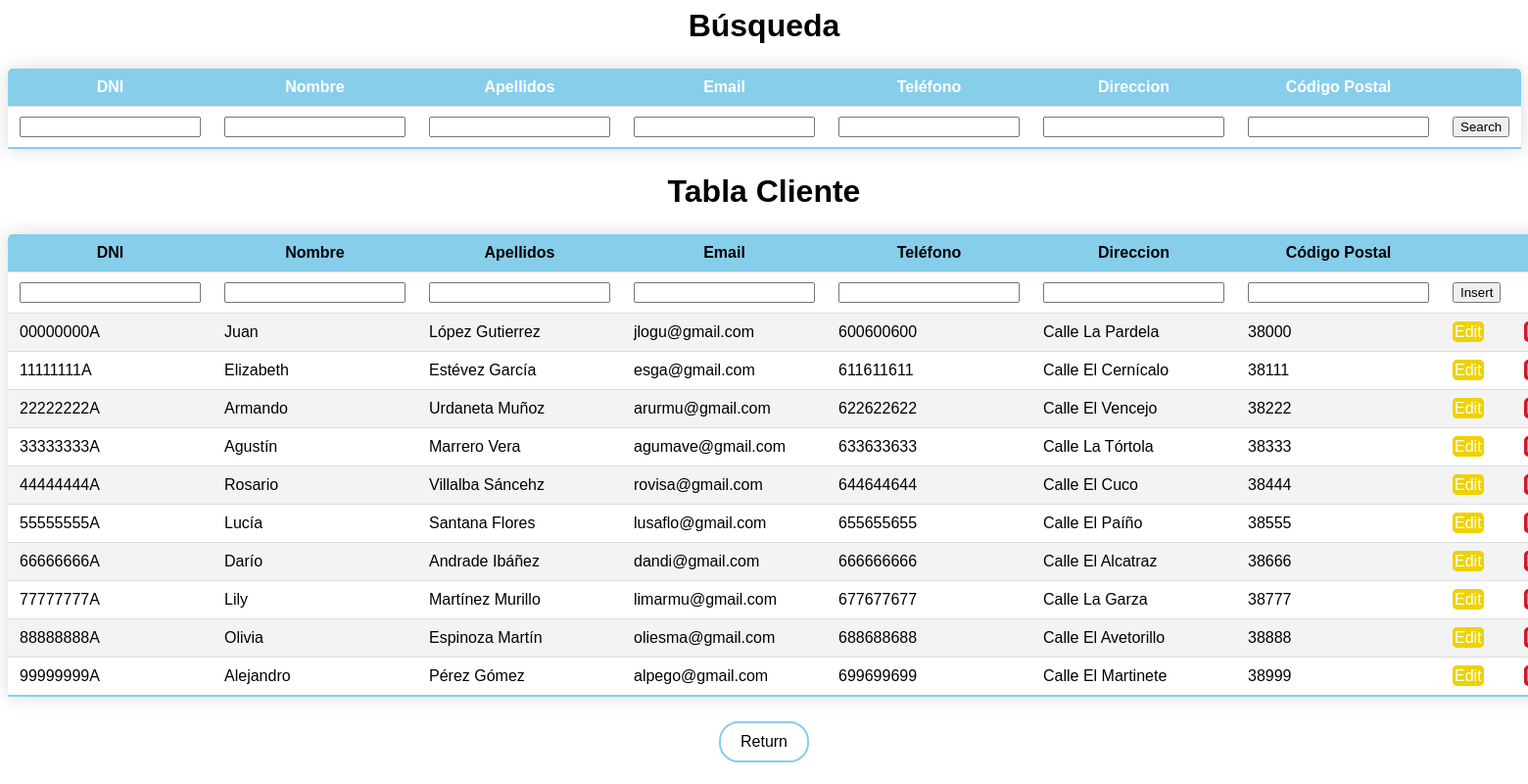
Screenshot of /with-css/cliente.php with the database file from the repository.
### tables this page shows
CREATE TABLE IF NOT EXISTS CLIENTE (
  DNI VARCHAR(10) NOT NULL,
  Nombre VARCHAR(45) NOT NULL,
  Apellidos VARCHAR(45) NOT NULL,
  Email VARCHAR(45) NOT NULL,
  Telefono VARCHAR(12) NOT NULL,
  Direccion VARCHAR(45) NOT NULL,
  Codigo_postal VARCHAR(8) NOT NULL,
  Borrado TINYINT NULL,
  PRIMARY KEY (DNI),
  UNIQUE INDEX Email_UNIQUE (Email ASC) VISIBLE,
  UNIQUE INDEX DNI_UNIQUE (DNI ASC) VISIBLE,
  UNIQUE INDEX Telefono_UNIQUE (Telefono ASC) VISIBLE);

### with-css/cliente.php (the view, shortened to what this page needs)
<?php
require "bbdd.php";
$columns = array('DNI','Nombre','Apellidos', 'Email', 'Telefono', 'Direccion', 'Codigo_postal');
$column = isset($_GET['column']) && in_array($_GET['column'], $columns) ? $_GET['column'] : $columns[0];
$sort_order = isset($_GET['order']) && strtolower($_GET['order']) == 'desc' ? 'DESC' : 'ASC';
if ($result = mysqli_query($db, "SELECT * FROM CLIENTE WHERE Borrado = 0 ORDER BY $column $sort_order")) {
	$up_or_down = str_replace(array('ASC','DESC'), array('up','down'), $sort_order);
	$asc_or_desc = $sort_order == 'ASC' ? 'desc' : 'asc';
	$add_class = ' class="highlight"';
?>
<!DOCTYPE html>
<html>
<head>
</head>
<body>
<div>
<table class="styled-table">
  <h1>Búsqueda</h1>
  <tr>
    <th>DNI</th>
    <th>Nombre</th>
    <th>Apellidos</th>
    <th>Email</th>
    <th>Teléfono</th>
    <th>Direccion</th>
    <th>Código Postal</th>
    <th></th>
    </tr>
    <form action="cliente.php?search=" method="post">
    <td><input type='text' name='DNI'></td>
    <td><input type='text' name='Nombre'></td>
    <td><input type='text' name='Apellidos'></td>
    <td><input type='text' name='Email'></td>
    <td><input type='text' name='Telefono'></td>
    <td><input type='text' name='Direccion'></td>
    <td><input type='text' name='Codigo_Postal'></td>
    <td><button>Search</button></td>
    </form>
  </table>
  <table class="styled-table search-table">
  <h1>Tabla Cliente</h1>
  <tr>
    <th><a class = "table-title" href="cliente.php?column=DNI&order=<?php echo $asc_or_desc; ?>">DNI<i class ="<?php echo $column == 'DNI' ? '-' . $up_or_down : ''; ?>"></i></a></th>
    <th><a class = "table-title" href="cliente.php?column=Nombre&order=<?php echo $asc_or_desc; ?>">Nombre<i class ="<?php echo $column == 'Nombre' ? '-' . $up_or_down : ''; ?>"></i></a></th>
    <th><a class = "table-title" href="cliente.php?column=Apellidos&order=<?php echo $asc_or_desc; ?>">Apellidos<i class ="<?php echo $column == 'Apellidos' ? '-' . $up_or_down : ''; ?>"></i></a></th>
    <th><a class = "table-title" href="cliente.php?column=Email&order=<?php echo $asc_or_desc; ?>">Email<i class ="<?php echo $column == 'Email' ? '-' . $up_or_down : ''; ?>"></i></a></th>
    <th><a class = "table-title" href="cliente.php?column=Telefono&order=<?php echo $asc_or_desc; ?>">Teléfono<i class ="<?php echo $column == 'Telefono' ? '-' . $up_or_down : ''; ?>"></i></a></th>
    <th><a class = "table-title" href="cliente.php?column=Direccion&order=<?php echo $asc_or_desc; ?>">Direccion<i class ="<?php echo $column == 'Direccion' ? '-' . $up_or_down : ''; ?>"></i></a></th>
    <th><a class = "table-title" href="cliente.php?column=Codigo_postal&order=<?php echo $asc_or_desc; ?>">Código Postal<i class ="<?php echo $column == 'Codigo_postal' ? '-' . $up_or_down : ''; ?>"></i></a></th>
    <th></th>
    <th></th>
    </tr>
  <tr>
  <form action="insert.php?" method="post">
    <td><input type='text' name='enterDNI'></td>
    <td><input type='text' name='enterNombre'></td>
    <td><input type='text' name='enterApellidos'></td>
    <td><input type='text' name='enterEmail'></td>
    <td><input type='text' name='enterTelefono'></td>
    <td><input type='text' name='enterDireccion'></td>
    <td><input type='text' name='enterCodigo_Postal'></td>
    <td><button>Insert</button></td>
    </form>
  </tr>
<?php
  while($data = mysqli_fetch_assoc($result)) {
  ?>
  <tr>
    <td <?php echo $column == 'DNI' ? $add_class : ''; ?>><?php echo $data['DNI'];?></td>
    <td <?php echo $column == 'Nombre' ? $add_class : ''; ?>><?php echo $data['Nombre'];?></td>
    <td <?php echo $column == 'Apellidos' ? $add_class : ''; ?>><?php echo $data['Apellidos'];?></td>
    <td <?php echo $column == 'Email' ? $add_class : ''; ?>><?php echo $data['Email'];?></td>
    <td <?php echo $column == 'Telefono' ? $add_class : ''; ?>><?php echo $data['Telefono'];?></td>
    <td <?php echo $column == 'Direccion' ? $add_class : ''; ?>><?php echo $data['Direccion'];?></td>
    <td <?php echo $column == 'Codigo_postal' ? $add_class : ''; ?>><?php echo $data['Codigo_postal'];?></td>
    <td ><a class = "edit" href="edit.php?id=<?php echo $data['DNI']; ?>">Edit</a></td>
    <td ><a class = "delete" href="delete.php?id=<?php echo $data['DNI']; ?>">Delete</a></td>
  </tr>
  <?php
  }
  ?>
  </table>
  </div>
<a class = "return" href="index.php">Return</a>
</body>
</html>
<?php
}
?>

### rows the page displays
cliente: DNI "00000000A", Nombre "Juan", Apellidos "López Gutierrez", Email "jlogu@gmail.com", Telefono "600600600", Direccion "Calle La Pardela", Codigo_postal "38000"
cliente: DNI "11111111A", Nombre "Elizabeth", Apellidos "Estévez García", Email "esga@gmail.com", Telefono "611611611", Direccion "Calle El Cernícalo", Codigo_postal "38111"
cliente: DNI "22222222A", Nombre "Armando", Apellidos "Urdaneta Muñoz", Email "arurmu@gmail.com", Telefono "622622622", Direccion "Calle El Vencejo", Codigo_postal "38222"
cliente: DNI "33333333A", Nombre "Agustín", Apellidos "Marrero Vera", Email "agumave@gmail.com", Telefono "633633633", Direccion "Calle La Tórtola", Codigo_postal "38333"
cliente: DNI "44444444A", Nombre "Rosario", Apellidos "Villalba Sáncehz", Email "rovisa@gmail.com", Telefono "644644644", Direccion "Calle El Cuco", Codigo_postal "38444"
cliente: DNI "55555555A", Nombre "Lucía", Apellidos "Santana Flores", Email "lusaflo@gmail.com", Telefono "655655655", Direccion "Calle El Paíño", Codigo_postal "38555"
cliente: DNI "66666666A", Nombre "Darío", Apellidos "Andrade Ibáñez", Email "dandi@gmail.com", Telefono "666666666", Direccion "Calle El Alcatraz", Codigo_postal "38666"
cliente: DNI "77777777A", Nombre "Lily", Apellidos "Martínez Murillo", Email "limarmu@gmail.com", Telefono "677677677", Direccion "Calle La Garza", Codigo_postal "38777"
cliente: DNI "88888888A", Nombre "Olivia", Apellidos "Espinoza Martín", Email "oliesma@gmail.com", Telefono "688688688", Direccion "Calle El Avetorillo", Codigo_postal "38888"
cliente: DNI "99999999A", Nombre "Alejandro", Apellidos "Pérez Gómez", Email "alpego@gmail.com", Telefono "699699699", Direccion "Calle El Martinete", Codigo_postal "38999"
